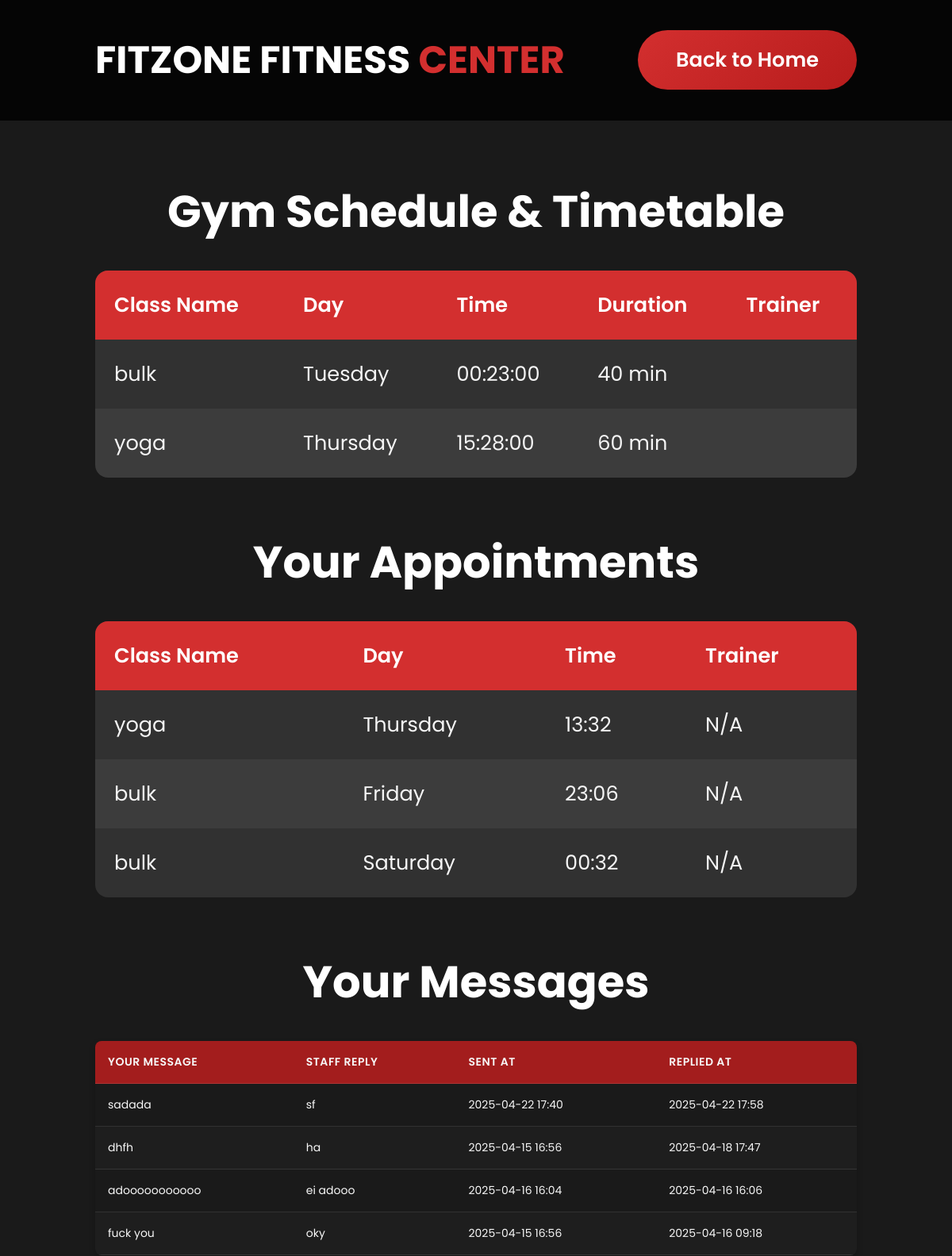
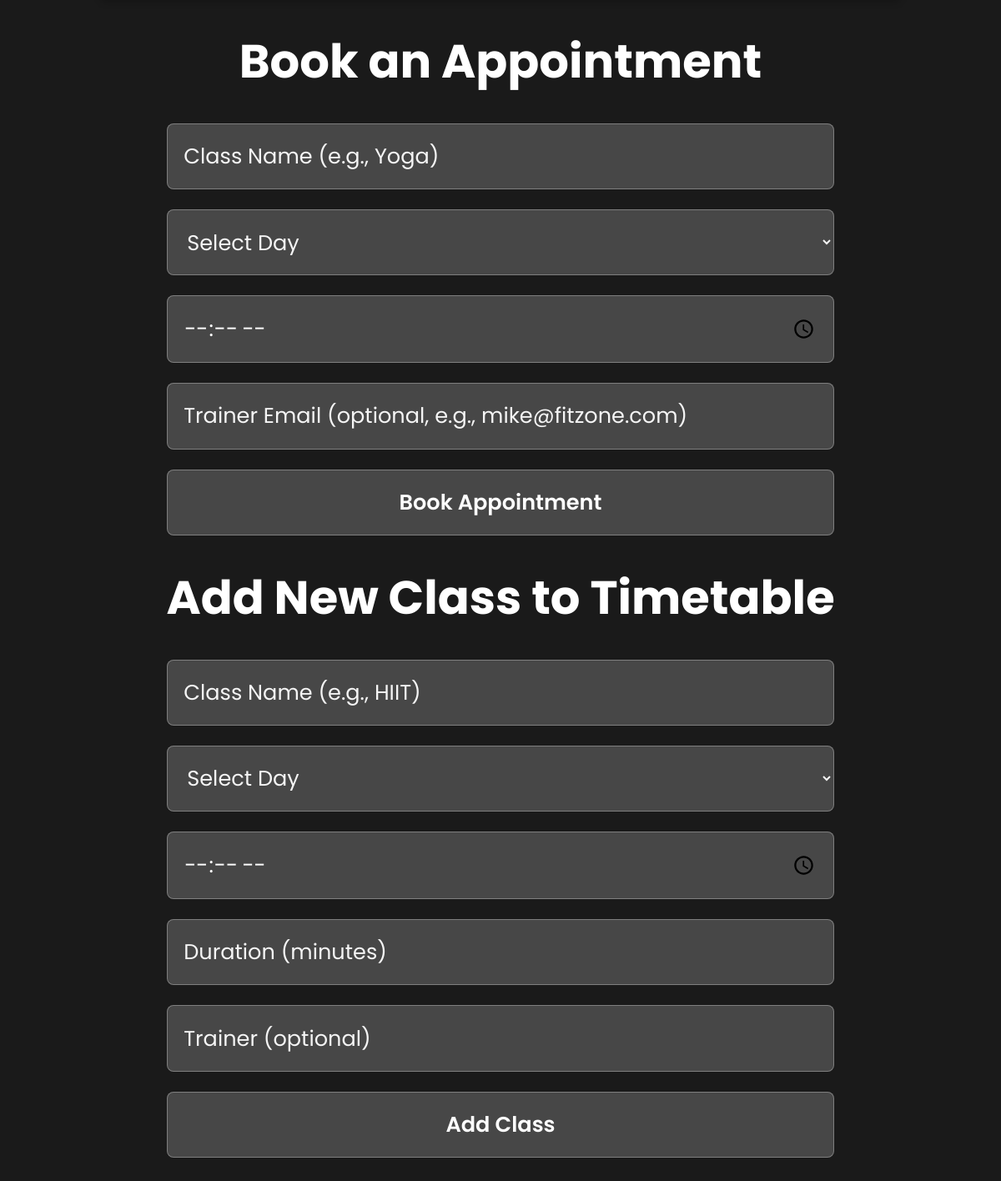
The app's page /class.php (signed in) with its own data (2 pictures, top to bottom).
### tables this page shows
CREATE TABLE `class` (
  `id` int(11) NOT NULL,
  `user_email` varchar(100) NOT NULL,
  `type` enum('schedule','appointment','timetable') NOT NULL,
  `class_name` varchar(100) NOT NULL,
  `day` enum('Monday','Tuesday','Wednesday','Thursday','Friday','Saturday','Sunday') NOT NULL,
  `time` time NOT NULL,
  `duration` int(11) NOT NULL,
  `trainer` varchar(100) DEFAULT NULL,
  `created_at` timestamp NOT NULL DEFAULT current_timestamp()
);

CREATE TABLE `appointments` (
  `id` int(11) NOT NULL,
  `customer_email` varchar(100) NOT NULL,
  `trainer_email` varchar(100) DEFAULT NULL,
  `appointment_date` datetime NOT NULL,
  `purpose` varchar(255) NOT NULL,
  `status` enum('pending','confirmed','cancelled') DEFAULT 'pending',
  `created_at` timestamp NOT NULL DEFAULT current_timestamp()
);

CREATE TABLE `contact_messages` (
  `id` int(11) NOT NULL,
  `customer_email` varchar(100) NOT NULL,
  `message_text` text NOT NULL,
  `staff_email` varchar(100) DEFAULT NULL,
  `reply_text` text DEFAULT NULL,
  `replied_at` timestamp NULL DEFAULT NULL,
  `sent_at` timestamp NOT NULL DEFAULT current_timestamp()
);

### class.php (the view, shortened to what this page needs)
<?php
$server = "localhost";
$user = "root";
$password = "";
$dbase = "fitzone";
$conn = mysqli_connect($server, $user, $password, $dbase);
$user_email = $_SESSION['email'];
$error = $success = "";
if (empty($error)) {
    $classes = [];
    $result = mysqli_query($conn, "SELECT class_name, day, time, duration, trainer FROM class WHERE type IN ('schedule', 'timetable') ORDER BY day, time");
    if ($result) {
        while ($row = mysqli_fetch_assoc($result)) {
            $classes[] = $row;
        }
    } else {
        $error = "Error fetching classes: " . mysqli_error($conn);
    }
    $appointments = [];
    $stmt = mysqli_prepare($conn, "SELECT purpose AS class_name, appointment_date, trainer_email AS trainer FROM appointments WHERE customer_email = ? ORDER BY appointment_date");
    if ($stmt) {
        mysqli_stmt_bind_param($stmt, "s", $user_email);
        mysqli_stmt_execute($stmt);
        $result = mysqli_stmt_get_result($stmt);
        while ($row = mysqli_fetch_assoc($result)) {
            $row['day'] = date('l', strtotime($row['appointment_date']));
            $row['time'] = date('H:i', strtotime($row['appointment_date']));
            $appointments[] = $row;
        }
    } else {
        $error = "Error fetching appointments: " . mysqli_error($conn);
    }
    $messages = [];
    $stmt = mysqli_prepare($conn, "SELECT message_text, reply_text, sent_at, replied_at FROM contact_messages WHERE customer_email = ? AND reply_text IS NOT NULL ORDER BY replied_at DESC");
    if ($stmt) {
        mysqli_stmt_bind_param($stmt, "s", $user_email);
        mysqli_stmt_execute($stmt);
        $result = mysqli_stmt_get_result($stmt);
        while ($row = mysqli_fetch_assoc($result)) {
            $messages[] = $row;
        }
    } else {
        $error = "Error fetching messages: " . mysqli_error($conn);
    }
}
?>
<!DOCTYPE html>
<html lang="en">
<head>
    <link href='https://unpkg.com/boxicons@2.1.4/css/boxicons.min.css' rel='stylesheet'>
    <link rel="stylesheet" href="class.css">
</head>
<body>
    <header>
        <a href="afterindex.php" class="logo">FitZone Fitness <span>Center</span></a>
        <div class="top-btn">
            <a href="afterindex.php" class="nav-btn">Back to Home</a>
        </div>
    </header>
    <section class="class-section">
        <div class="class-container">
            <h2>Gym Schedule & Timetable</h2>
            <?php if (empty($classes)): ?>
                <p>No classes scheduled yet.</p>
            <?php else: ?>
                <table class="schedule-table">
                    <thead>
                        <tr>
                            <th>Class Name</th>
                            <th>Day</th>
                            <th>Time</th>
                            <th>Duration</th>
                            <th>Trainer</th>
                        </tr>
                    </thead>
                    <tbody>
                        <?php foreach ($classes as $class): ?>
                            <tr>
                                <td><?php echo htmlspecialchars($class['class_name']); ?></td>
                                <td><?php echo htmlspecialchars($class['day']); ?></td>
                                <td><?php echo htmlspecialchars($class['time']); ?></td>
                                <td><?php echo htmlspecialchars($class['duration']); ?> min</td>
                                <td><?php echo htmlspecialchars($class['trainer'] ?? 'N/A'); ?></td>
                            </tr>
                        <?php endforeach; ?>
                    </tbody>
                </table>
            <?php endif; ?>
            <h2>Your Appointments</h2>
            <?php if (empty($appointments)): ?>
                <p>No appointments booked yet.</p>
            <?php else: ?>
                <table class="schedule-table">
                    <thead>
                        <tr>
                            <th>Class Name</th>
                            <th>Day</th>
                            <th>Time</th>
                            <th>Trainer</th>
                        </tr>
                    </thead>
                    <tbody>
                        <?php foreach ($appointments as $appt): ?>
                            <tr>
                                <td><?php echo htmlspecialchars($appt['class_name']); ?></td>
                                <td><?php echo htmlspecialchars($appt['day']); ?></td>
                                <td><?php echo htmlspecialchars($appt['time']); ?></td>
                                <td><?php echo htmlspecialchars($appt['trainer'] ?? 'N/A'); ?></td>
                            </tr>
                        <?php endforeach; ?>
                    </tbody>
                </table>
            <?php endif; ?>
            <h2>Your Messages</h2>
            <?php if (empty($messages)): ?>
                <p>No replies from staff yet.</p>
            <?php else: ?>
                <table class="message-table">
                    <thead>
                        <tr>
                            <th>Your Message</th>
                            <th>Staff Reply</th>
                            <th>Sent At</th>
                            <th>Replied At</th>
                        </tr>
                    </thead>
                    <tbody>
                        <?php foreach ($messages as $msg): ?>
                            <tr>
                                <td><?php echo htmlspecialchars($msg['message_text']); ?></td>
                                <td><?php echo htmlspecialchars($msg['reply_text']); ?></td>
                                <td><?php echo htmlspecialchars(date('Y-m-d H:i', strtotime($msg['sent_at']))); ?></td>
                                <td><?php echo htmlspecialchars($msg['replied_at'] ? date('Y-m-d H:i', strtotime($msg['replied_at'])) : 'N/A'); ?></td>
                            </tr>
                        <?php endforeach; ?>
                    </tbody>
                </table>
            <?php endif; ?>
            <h2>Book an Appointment</h2>
            <form class="class-form" action="Class.php" method="post">
                <input type="text" name="class_name" placeholder="Class Name (e.g., Yoga)" required>
                <select name="day" required>
                    <option value="">Select Day</option>
                </select>
                <input type="time" name="time" required>
                <input type="text" name="trainer" placeholder="Trainer Email (optional, e.g., mike@fitzone.com)">
                <input type="submit" value="Book Appointment" class="class-btn">
            </form>
            <h2>Add New Class to Timetable</h2>
            <form class="class-form" action="Class.php" method="post">
                <input type="text" name="class_name" placeholder="Class Name (e.g., HIIT)" required>
                <select name="day" required>
                    <option value="">Select Day</option>
                </select>
                <input type="time" name="time" required>
                <input type="number" name="duration" placeholder="Duration (minutes)" required>
                <input type="text" name="trainer" placeholder="Trainer (optional)">
                <input type="submit" value="Add Class" class="class-btn">
            </form>
        </div>
    </section>
</body>
</html>

### class.css (style rules this page uses)
* { margin: 0; padding: 0; box-sizing: border-box; text-decoration: none; list-style: none; font-family: 'Poppins', sans-serif; }
:root { --bg-color: #1a1a1a; --text-color: #ffffff; --main-color: #d32f2f; --secondary-color: #f5f5f5; }
body { background: var(--bg-color); color: var(--text-color); background-image: url('img/background.jpg'); background-size: cover; background-position: center; background-attachment: fixed; }
header { position: fixed; width: 100%; top: 0; right: 0; z-index: 1000; display: flex; justify-content: space-between; align-items: center; padding: 2.5rem 10%; background: rgba(0, 0, 0, 0.8); backdrop-filter: blur(8px); }
.logo { font-size: 3rem; font-weight: 700; color: var(--text-color); text-transform: uppercase; }
.logo span { color: var(--main-color); }
.nav-btn { padding: 1.2rem 3rem; background: linear-gradient(135deg, var(--main-color), #b71c1c); color: var(--text-color); border-radius: 3rem; font-size: 1.6rem; font-weight: 600; transition: all 0.3s ease; }
.class-section { padding: 12rem 10% 4rem; min-height: 100vh; }
.class-container { max-width: 120rem; margin: 0 auto; }
.class-container h2 { font-size: 3.5rem; font-weight: 700; color: var(--text-color); margin: 2rem 0; text-align: center; }
.schedule-table { width: 100%; border-collapse: collapse; background: rgba(255, 255, 255, 0.1); border-radius: 1rem; overflow: hidden; margin-bottom: 4rem; }
.schedule-table th, .schedule-table td { padding: 1.5rem; text-align: left; font-size: 1.6rem; color: var(--secondary-color); }
.schedule-table th { background: var(--main-color); color: var(--text-color); font-weight: 600; }
.schedule-table tr:nth-child(even) { background: rgba(255, 255, 255, 0.05); }
.class-form { display: flex; flex-direction: column; gap: 1.5rem; max-width: 50rem; margin: 2rem auto; }
.class-form input, .class-form select { padding: 1.2rem; font-size: 1.6rem; background: rgba(255, 255, 255, 0.2); border-radius: 0.5rem; color: var(--text-color); border: 1px solid rgba(255, 255, 255, 0.3); }
.class-form input::placeholder, .class-form select { color: var(--secondary-color); }
.class-btn { padding: 1.2rem; background: var(--main-color); color: var(--text-color); font-size: 1.6rem; font-weight: 600; border-radius: 0.5rem; cursor: pointer; transition: all 0.3s ease; }
.message-table { width: 100%; border-collapse: collapse; margin-bottom: 30px; background: #1a1a1a; box-shadow: 0 4px 8px rgba(0, 0, 0, 0.2); border-radius: 8px; overflow: hidden; }
.message-table th, .message-table td { padding: 16px; border-bottom: 1px solid rgba(255, 255, 255, 0.1); text-align: left; color: #F7F7F7; font-size: 14px; line-height: 1.5; }
.message-table th { background: #A31D1D; font-weight: 600; text-transform: uppercase; letter-spacing: 0.5px; }
.message-table tbody tr { transition: background 0.2s ease; }
.message-table tbody tr:nth-child(even) { background: rgba(255, 255, 255, 0.02); }

### records on screen
class: class_name "bulk", day "Tuesday", time "00:23:00", duration "40"
class: class_name "yoga", day "Thursday", time "15:28:00", duration "60"
appointments: purpose "bulk", day "Friday", time "23:06", trainer_email "N/A"
appointments: purpose "bulk", day "Saturday", time "00:32", trainer_email "N/A"
contact_messages: message_text "sadada", reply_text "sf", sent_at "2025-04-22 17:40", replied_at "2025-04-22 17:58"
contact_messages: message_text "dhfh", reply_text "ha", sent_at "2025-04-15 16:56", replied_at "2025-04-18 17:47"
contact_messages: message_text "adooooooooooo", reply_text "ei adooo", sent_at "2025-04-16 16:04", replied_at "2025-04-16 16:06"
contact_messages: message_text "fuck you", reply_text "oky", sent_at "2025-04-15 16:56", replied_at "2025-04-16 09:18"

### other values on screen
$appt['class_name'] "yoga"
$appt['day'] "Thursday"
$appt['time'] "13:32"
$appt['trainer'] "N/A"
